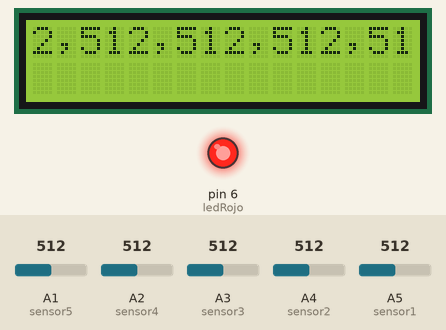
Recording of a sketch running on a simulated Arduino Uno, built with avr-gcc and run on an emulated ATmega328P. Parts: 16×2 character LCD, output pins drawn as LEDs (lit = HIGH). Inputs (shaded band) come from the test bench; at power-on: A1 (sensor5) = 512, A2 (sensor4) = 512, A3 (sensor3) = 512, A4 (sensor2) = 512, A5 (sensor1) = 512. What the sketch prints to the serial monitor is not drawn.

Above: at 1.2 s.
1.3 s: A1 (sensor5) set to 716
At 4.5 s:
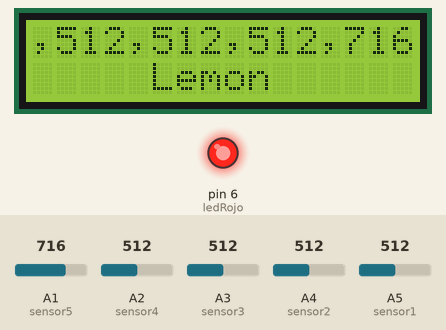
7.7 s: A2 (sensor4) set to 716
At 9.7 s:
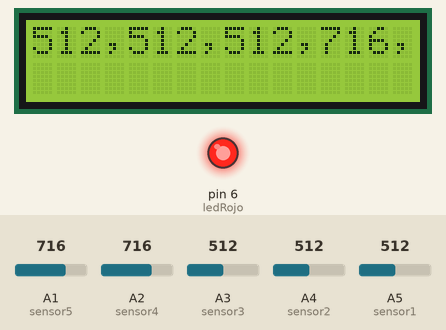
10.8 s: A3 (sensor3) set to 716
At 13.7 s:
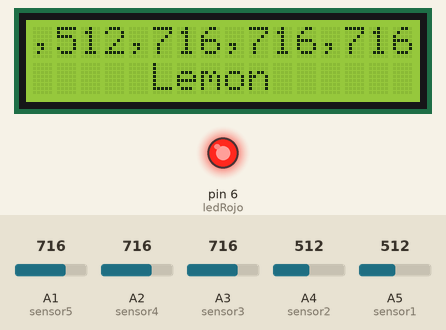
13.9 s: A4 (sensor2) set to 716
At 15.9 s:
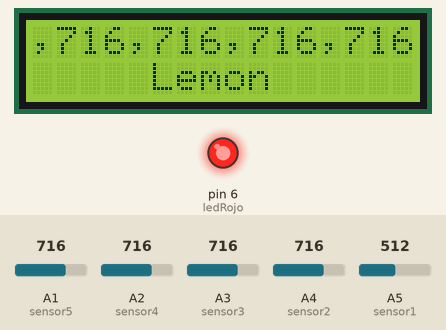
17.0 s: A5 (sensor1) set to 716
At 18.9 s:
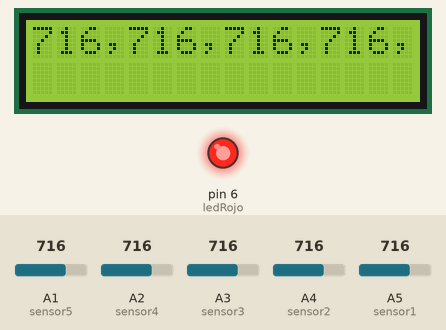
20.1 s: A1 (sensor5) set to 992
At 23.0 s:
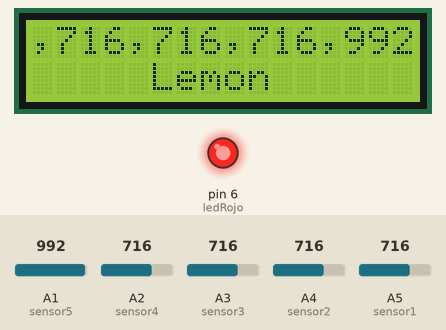
Timing chart, 0 to 24.2 s (numbered marks = the images above; inputs shaded):
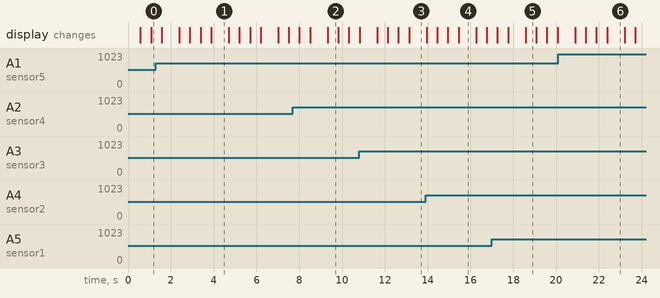

The sketch:

Nariz_automatizada_proyecto_dg_ino.ino
```cpp
/********************************************************************
 * Automatización de la Nariz Electrónica a través de un
 * algoritmo de red neuronal previamente entrenada para la detección
 * de Uva, Limón y Platano.
 *
 * Parametros de la red neuronal
 * Red Neuronal con:
 *    5 entradas,
 *    5 neuronas en la capa oculta,
 *    3 neuronas en la capa de salida
 *    Función de transferencia: sigmoidal tanto para la capa oclta como
 *    para la capa de salida.
 *    Valores de Salida:
 *       [0 0 0] - Reposo
 *       [1 0 0] - Uva
 *       [0 1 0] - Limón
 *       [0 0 1] - Platano
 *    Autor: Jacob Avila Camacho
 ********************************************************************/

#include <math.h>
#include <LiquidCrystal.h>

/********************************************************************
 * Configuración de las entradas analógicas para los Sensores de Gas
 ********************************************************************/
int sensorH = A0;
int sensor5 = A1;
int sensor4 = A2;
int sensor3 = A3;
int sensor2 = A4;
int sensor1 = A5;

const int NodosEntrada = 5;
const int NodosOcultos = 5;
const int NodosSalida = 3;

float entradasOriginales[NodosEntrada];
float salida[NodosSalida];

/**************************************************************
 * LCD y Shield
 **************************************************************/
int boton1 = 10;
int ledRojo = 6;
LiquidCrystal lcd(12,11,5,4,3,2);

void setup(){
  Serial.begin(9600);
  pinMode(ledRojo, OUTPUT);
  pinMode(boton1, INPUT);
  lcd.begin(16, 2);
  lcd.print("Inicializando");
  digitalWrite(ledRojo, HIGH);
}

void loop(){
  float valoresEntrada[NodosEntrada] = {
      analogRead(sensor1),
      analogRead(sensor2),
      analogRead(sensor3),
      analogRead(sensor4),
      analogRead(sensor5)
  };
  for(int i = 0; i < NodosEntrada; i++){
    entradasOriginales[i] = valoresEntrada[i];
  }

  RedNeuronal(valoresEntrada, salida);
  imprimeSalida();
  delay(300);
}

/*************************************************************
 * Funcion para mostrar resultados tanto en el puerto serial
 * como en el LCD
 ************************************************************/
void imprimeSalida(){
  String cadenaSalida = "[";
  String cadenaDisplay = "";
  for(int i=0; i < NodosEntrada; i++){
    cadenaSalida += (int)entradasOriginales[i];
    cadenaSalida += ", ";
    cadenaDisplay += (int)entradasOriginales[i];
    cadenaDisplay += ",";
  }
  cadenaSalida += "]";
  cadenaSalida += " -> [ ";
  for(int i = 0; i < NodosSalida; i++){
    cadenaSalida += round(salida[i]);
    cadenaSalida += " ";
  }
  cadenaSalida += "]";
  Serial.println(cadenaSalida);

  lcd.clear();
  lcd.setCursor(0,0);
  lcd.print(cadenaDisplay);
  delay(500);
  lcd.scrollDisplayLeft();
  delay(500);
  lcd.scrollDisplayLeft();
  delay(500);
  lcd.scrollDisplayLeft();
  lcd.setCursor(3,1);
  int a = round(salida[0]);
  int b = round(salida[1]);
  int c = round(salida[2]);

   if(a == 1 && b == 0 && c == 0){
    lcd.print("     Lemon");
   }else if(a == 0 && b == 1 && c == 0){
     lcd.print("     Lemon");
   }else if(a == 0 && b == 0 && c == 1){
     lcd.print("     Lemon");
   }else{
     lcd.print("      ");
   }
   delay(500);
}

/**********************************************************************************
 * Algoritmo de la Red Neuonal
 *
***********************************************************************************/
void RedNeuronal (float *valoresEntrada, float *salida){

  /********************************************************************
   * Pesos y Bias resultantes del entrenamiento
   * wh - Pesos capa oculta
   * bh - Bias de la capa oculta
   * wy - Pesos de la capa de salida
   * by - Bias de la capa de salida
   * minh, maxh, miny, maxy, minX y maxX - valores minimos y maximos
   * en las capas de entrada, oculta y salida
  *********************************************************************/
  float wh[NodosOcultos][NodosEntrada] = {
    {0.960535765922126,-0.490671169757107,-2.25964108276715,2.50108093463283,0.194586259540010},
    {0.469078278607841,5.48986523355049,-4.78114212148943,-4.99721858514895,2.80680594532198},
    {-1.57636870134975,-0.584887409376274,2.68218068976828,-1.25514649960260,4.43993330637979},
    {-0.575121305873188,2.82730697304552,1.04113772154707,-5.14422524933625,-1.64028299621063},
    {2.63760244648591,2.83163383189333,2.89952632926326,-0.360162596517542,-2.66582192791981}
  };

  float bh[NodosOcultos] = {-1.02772180221916,-1.77963962419822,2.64182372116023,-0.977852307879433,1.63223721886768};

  float wy[NodosSalida][NodosOcultos] = {
    {2.24302499404172,-3.92702259741370,-2.17715966347729,2.91615488417604,-3.41820192994365},
    {-2.09640007592253,7.71309853984393,-4.06959432223125,0.403685510572570,2.39010108250865},
    {1.86633665173433,-4.39788864190079,6.46096038222172,-3.02420647628816,-1.04196844711011}
  };

  float by[NodosSalida] = {-2.90288788916134,-1.10540564073844,0.497940084169251};

  float minh[NodosEntrada] = {179,89,73,93,98};
  float maxh[NodosEntrada] = {510,249,228,155,336};
  float miny = -1;
  float maxy = 1;
  float minX = 0;
  float maxX = 1;
  float yh[NodosOcultos];
  /**********************************************************************
   * Procesamiento de los valores de entrada de acuerdo a los máximos y
   * mínimos
   **********************************************************************/
  for(int i = 0; i < NodosEntrada; i++){
    valoresEntrada[i] = valoresEntrada[i] - minh[i];
    valoresEntrada[i] = valoresEntrada[i] * (1/(maxh[i] - minh[i]));
    valoresEntrada[i] = valoresEntrada[i] * (maxy - miny);
    valoresEntrada[i] = valoresEntrada[i] + miny;
  }
  /***************************************************************************
   * Calculo de las salidas de la capa oculta utilizando funcion sigmoidal
   ***************************************************************************/
  for(int i = 0; i < NodosOcultos; i++){
    float suma = bh[i];
    for(int j = 0; j < NodosEntrada; j++){
      suma += (valoresEntrada[j] * wh[i][j]);
    }
    yh[i] = (2/(1 + exp(-2*suma)) - 1);
  }
  /***************************************************************************
   * Calculo de las salidas de la capa de salida utilizando funcion sigmoidal
   ***************************************************************************/
  for(int i = 0; i < NodosSalida; i++){
    float suma = by[i];
    for(int j = 0; j < NodosOcultos; j++){
      suma +=  (yh[j] * wy[i][j]);
    }
    salida[i] = (2/(1 + exp(-2*suma)) - 1);
  }
  /**********************************************************************
   * Procesamiento de las salidas de la capa de salida para obtener
   * la salida de la red neuronal
   **********************************************************************/
  for(int i = 0; i < NodosSalida; i++){
    salida[i] = salida[i] - miny;
    salida[i] = salida[i] * (1/(maxy - miny));
    salida[i] = salida[i] * (maxX - minX);
    salida[i] = salida[i] + minX;
  }
}
```

Measured:
- what the display in image 1 shows lasts 0.8 s, from 3.9 s to 4.7 s
- what the display in image 2 shows lasts 0.5 s, from 9.3 s to 9.8 s
